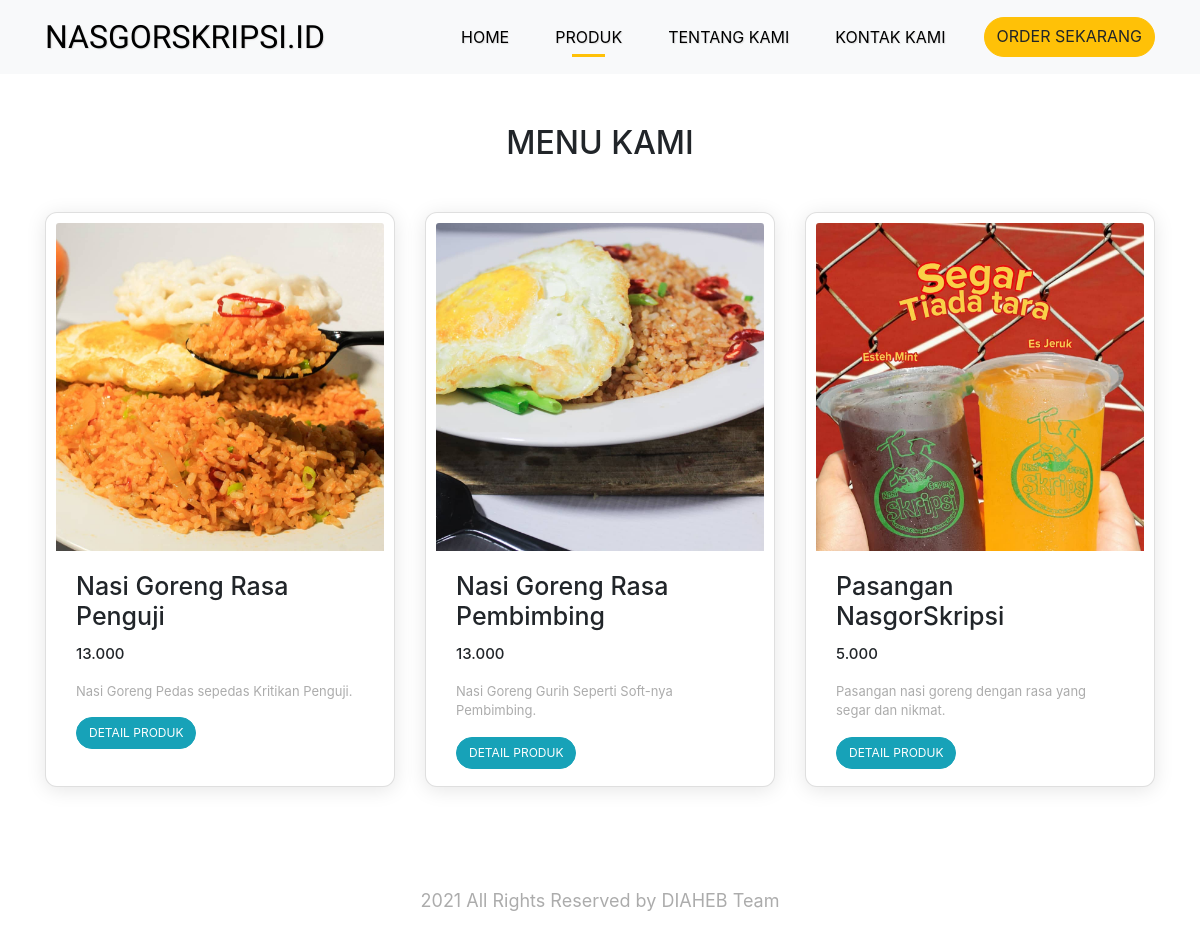
The page /product.php on the database its author committed.
### tables this page shows
CREATE TABLE `menu` (
  `id` int(11) NOT NULL,
  `product_name` varchar(255) NOT NULL,
  `product_price` varchar(255) NOT NULL,
  `product_description` varchar(255) NOT NULL,
  `product_detail` varchar(255) NOT NULL,
  `image` varchar(255) NOT NULL
);

### product.php (the view, shortened to what this page needs)
<!doctype html>
<html lang="en">
<head>
    <link rel="stylesheet" href="https://stackpath.bootstrapcdn.com/bootstrap/4.5.2/css/bootstrap.min.css">
    <link rel="stylesheet" href="product-style.css">
</head>
<body>
    <nav class="navbar navbar-expand-lg navbar-light bg-light">
        <div class="container">
            <a class="navbar-brand" href="index.php">NASGORSKRIPSI.ID</a>
            <div class="collapse navbar-collapse" id="navbarNavAltMarkup">
                <div class="navbar-nav ml-auto">
                    <a class="nav-link" href="index.php">Home <span class="sr-only">(current)</span></a>
                    <a class="nav-link active" href="product.php">Produk</a>
                    <a class="nav-link" href="about.php">Tentang Kami</a>
                    <a class="nav-link" href="contact.php">Kontak Kami</a>
                    <a class="tombol btn btn-warning" href="http://wa.me/6285241041620?text=Saya%20ingin%20memesan">Order
                        Sekarang</a>
                </div>
            </div>
        </div>
    </nav>
    <?php
    include 'koneksi.php';
    $tampil = mysqli_query($koneksi, "SELECT * from menu");
    ?>
    <div class="container">
        <div class="row product">
            <div class="col">
                <h2>MENU KAMI</h2>
                <div class="card-deck">
                    <?php
                    while ($row = mysqli_fetch_array($tampil)) {
                    ?>
                        <div class="card" style="width: 18rem;">
                            <img src="img/<?php echo $row['image'] ?>" class="card-img-top" alt="produk nasgor">
                            <div class="card-body">
                                <h5 class="card-title"><?= $row['product_name']; ?></h5>
                                <p class="card-text price"><?= $row['product_price']; ?></p>
                                <p class="card-text description"><?= $row['product_description'] ?></p>
                                <a href="#" class="btn btn-info tombol" data-toggle="modal" data-target="#exampleModal<?= $row['id']; ?>">Detail Produk</a>
                            </div>
                        </div>
                    <?php } ?>
                </div>
            </div>
        </div>
        <div class="row footer">
            <div class="col text-center">
                <p>2021 All Rights Reserved by DIAHEB Team</p>
            </div>
        </div>
    </div>
</body>
</body>
</html>

### product-style.css (style rules this page uses)
.navbar { position: relative; z-index: 1; }
.navbar-brand { font-family: "Viga", sans-serif; font-size: 32px; }
.product { margin-top: 50px; }
.product h2 { margin-bottom: 50px; text-transform: uppercase; text-align: center; font-weight: 500; }
.card { margin: auto; padding:10px ; box-shadow: 0 3px 20px rgba(0, 0, 0, 0.1); border-radius: 12px; }
.card a { font-size: 12px; }
.card-title { font-weight: 400; font-size: 20px; }
.price { font-weight: 500; font-size: 15px; }
.description { color: #ACACAC; font-size:small; }
.footer { margin-top: 100px; }
.footer p { color: #ACACAC; font-size: 18px; }
.tombol { text-transform: uppercase; border-radius: 40px; }
@media (min-width : 992px) { .navbar-brand, .nav-link { color: Black !important; text-shadow: 1px 1px 1px rgb(221, 221, 221); } }
@media (min-width : 992px) { .nav-link { text-transform: uppercase; margin-right: 30px; } }
@media (min-width : 992px) { .active::after { content: ""; display: block; border-bottom: 3px solid #ffc107; width: 50%; margin: auto; padding-bottom: 5px; margin-bottom: -8px; } }
@media (min-width : 992px) { .product { margin-top: 50px; } }
@media (min-width : 992px) { .product h2 { margin-bottom: 50px; text-transform: uppercase; text-align: center; font-weight: 500; } }
@media (min-width : 992px) { .card { padding:10px ; box-shadow: 0 3px 20px rgba(0, 0, 0, 0.1); border-radius: 12px; width: 18rem; height: 575px; } }
@media (min-width : 992px) { .card-title { font-weight: 500; font-size: 25px; } }
@media (min-width : 992px) { .price { font-weight: 500; font-size: 15px; } }
@media (min-width : 992px) { .description { font-size: small; color: #ACACAC; } }

### rows shown on the page
menu: image (picture), product_name "Nasi Goreng Rasa Penguji", product_price "13.000", product_description "Nasi Goreng Pedas sepedas Kritikan Penguji."
menu: image (picture), product_name "Nasi Goreng Rasa Pembimbing", product_price "13.000", product_description "Nasi Goreng Gurih Seperti Soft-nya Pembimbing."
menu: image (picture), product_name "Pasangan NasgorSkripsi", product_price "5.000", product_description "Pasangan nasi goreng dengan rasa yang segar dan nikmat."
